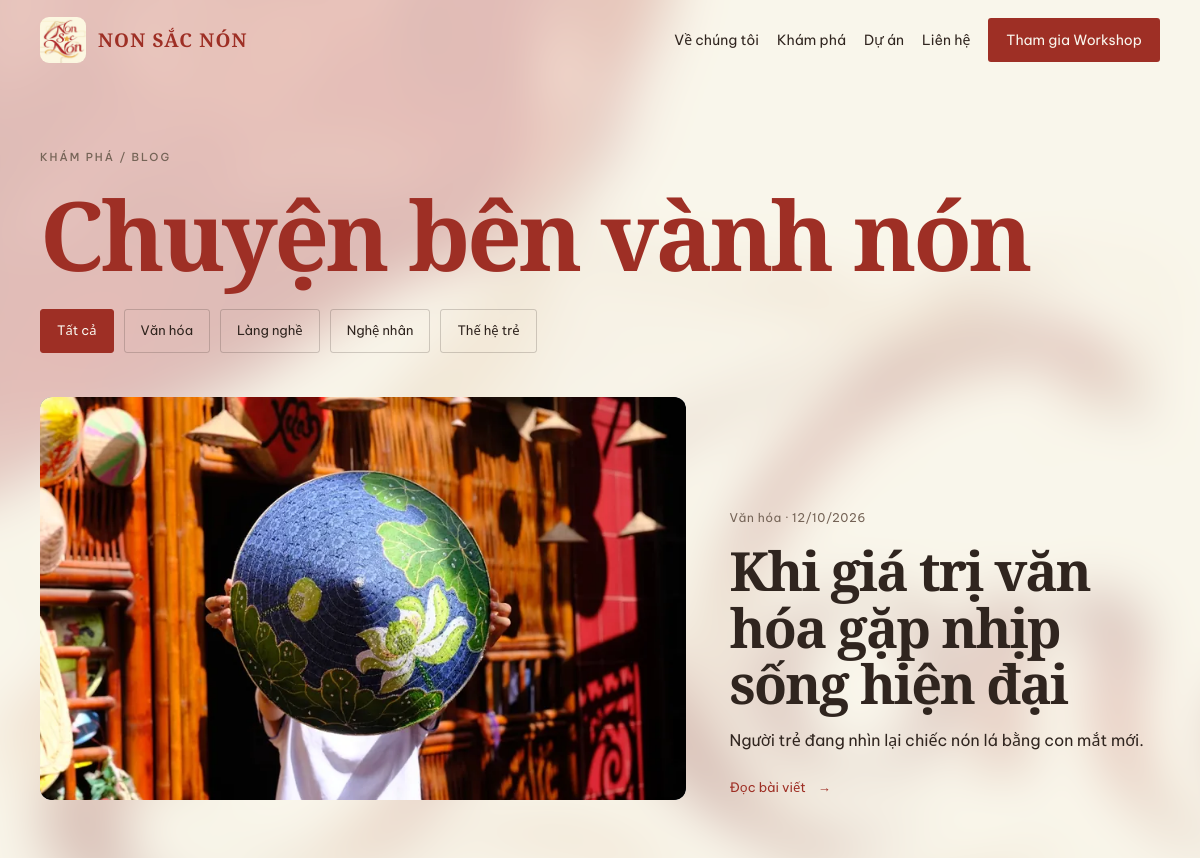
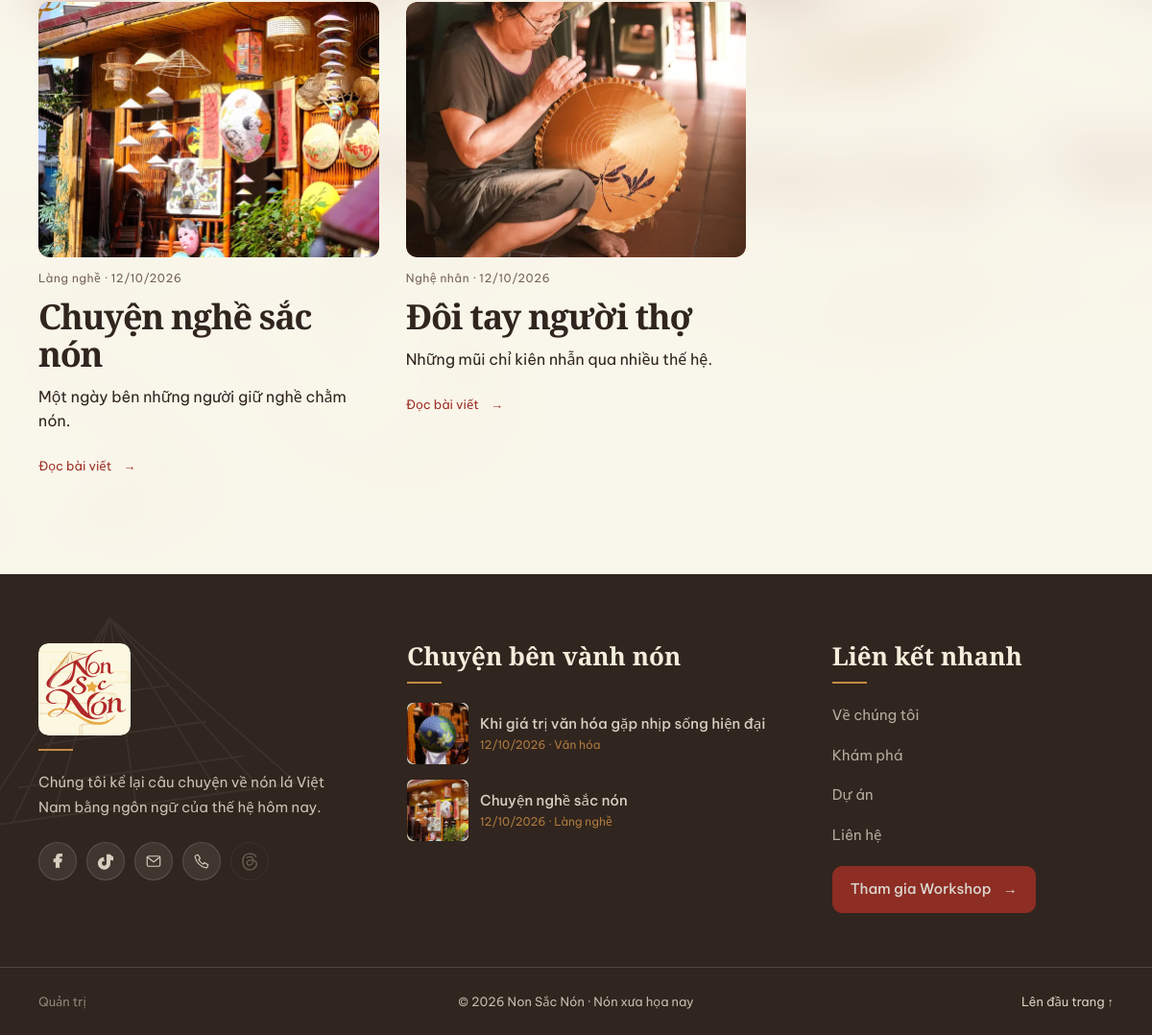
The page /stories.php on the database its author committed (2 pictures, top to bottom).
### tables this page shows
CREATE TABLE IF NOT EXISTS stories(id INT AUTO_INCREMENT PRIMARY KEY,slug VARCHAR(200) NOT NULL UNIQUE,title VARCHAR(220) NOT NULL,category VARCHAR(40) NOT NULL,excerpt VARCHAR(500) NOT NULL DEFAULT '',body MEDIUMTEXT NOT NULL,cover_image VARCHAR(255) NULL,tone VARCHAR(10) NOT NULL DEFAULT 'red',status ENUM('draft','published') NOT NULL DEFAULT 'draft',author_id INT NULL,created_at TIMESTAMP DEFAULT CURRENT_TIMESTAMP);

### includes/db.php (called while the page is built, shortened)
<?php
function e($s){ return htmlspecialchars((string)$s, ENT_QUOTES, 'UTF-8'); }
require_once __DIR__.'/view.php';

### stories.php (the view)
<?php require __DIR__.'/includes/db.php'; $pageTitle='Chuyện bên vành nón – Non Sắc Nón';
$c=$_GET['c']??''; if(!in_array($c,CATS,true)) $c='';
$q=$pdo->prepare("SELECT * FROM stories WHERE status='published' AND (?='' OR category=?) ORDER BY created_at DESC"); $q->execute([$c,$c]); $rows=$q->fetchAll();
include __DIR__.'/includes/header.php'; ?>
<main class="page"><div class="wrap"><p class="eyebrow">Khám phá / Blog</p><h1>Chuyện bên vành nón</h1>
<nav class="gal" aria-label="Lọc theo chủ đề"><a class="chip" href="stories.php"<?= $c===''?' aria-current="true"':'' ?>>Tất cả</a>
<?php foreach(CATS as $k) echo '<a class="chip" href="?c='.urlencode($k).'"'.($k===$c?' aria-current="true"':'').'>'.e($k).'</a>'; ?></nav>
<?php if(!$rows) echo '<p class="note">Chưa có bài viết trong chủ đề này.</p>'; else { $f=array_shift($rows); ?>
<a class="feat" href="story.php?slug=<?= e($f['slug']) ?>"><div class="thumb" style="aspect-ratio:16/10"><?= media($f['cover_image'],$f['tone'],$f['title']) ?></div>
<div><p class="meta"><?= e($f['category']) ?> · <?= e(date('d/m/Y',strtotime($f['created_at']))) ?></p><h2><?= e($f['title']) ?></h2><p><?= e($f['excerpt']) ?></p><span class="story-read">Đọc bài viết <span aria-hidden="true">→</span></span></div></a>
<div class="sgrid"><?php foreach($rows as $r): ?><a href="story.php?slug=<?= e($r['slug']) ?>" style="text-decoration:none"><div class="thumb"><?= media($r['cover_image'],$r['tone'],$r['title']) ?></div>
<p class="meta" style="margin-top:14px"><?= e($r['category']) ?> · <?= e(date('d/m/Y',strtotime($r['created_at']))) ?></p><h2><?= e($r['title']) ?></h2><p><?= e($r['excerpt']) ?></p><span class="story-read">Đọc bài viết <span aria-hidden="true">→</span></span></a><?php endforeach; ?></div><?php } ?>
</div></main><?php include __DIR__.'/includes/footer.php'; ?>

### includes/header.php (shortened to what this page needs)
<?php require_once __DIR__.'/db.php'; $pageTitle = $pageTitle ?? 'Non Sắc Nón'; ?>
<!doctype html><html lang="vi"><head><meta charset="UTF-8"/>
<link rel="stylesheet" href="assets/css/site.css?v=project-excerpt-6"/>
</head><body id="top">
<header id="hd"><div class="wrap"><div class="bar">
<a class="logo brand-logo" href="index.php" aria-label="Non Sắc Nón – Trang chủ">
<img src="assets/img/non-sac-non-logo.jpg?v=2" alt="Logo Non Sắc Nón" width="72" height="72"/>
<span>NON SẮC NÓN</span>
</a>
<nav class="d" aria-label="Chính"><a href="index.php#about-home">Về chúng tôi</a><a href="index.php#chuyen-ben-vanh-non">Khám phá</a><a href="index.php#du-an">Dự án</a><a href="#contact-dialog" data-contact-trigger>Liên hệ</a><a class="cta" href="workshop.php">Tham gia Workshop</a></nav>
<button id="burger" aria-label="Mở menu" aria-expanded="false">☰</button></div>
</div></header>

### includes/view.php (shortened to what this page needs)
<?php
function photo_asset($key,$width=1200){
  $a=PHOTO_ASSETS[$key]??null; if(!$a) return null;
  return ['src'=>'assets/uploads/non-sac-non/'.$a['base'].'-'.$width.'.webp','srcset'=>implode(', ',array_map(function($w)use($a){return 'assets/uploads/non-sac-non/'.$a['base'].'-'.$w.'.webp '.$w.'w';},[800,1200,1600])),'thumb'=>'assets/uploads/non-sac-non/'.$a['base'].'-thumb.webp','alt'=>$a['alt'],'color'=>$a['color']];
}
function picture($asset,$label=null,$class='',$loading='lazy',$position='50% 50%',$sizes='(min-width: 900px) 50vw, 100vw'){
  $alt=$label?:$asset['alt']; $priority=$loading==='eager'?' fetchpriority="high"':'';
  return '<picture class="'.e($class).'" style="background:'.e($asset['color']).';background-position:'.e($position).';display:block"><source type="image/webp" srcset="'.e($asset['srcset']).'" sizes="'.e($sizes).'"><img src="'.e($asset['src']).'" srcset="'.e($asset['srcset']).'" sizes="'.e($sizes).'" alt="'.e($alt).'" width="1200" height="800" loading="'.e($loading).'"'.$priority.' style="width:100%;height:100%;object-fit:cover;object-position:'.e($position).';display:block"></picture>';
}
function story_asset($title,$cover=null){
  if(stripos($title,'hiện đại')!==false) return photo_asset('A2');
  if(stripos($title,'nghề')!==false) return photo_asset('A5');
  if(stripos($title,'thợ')!==false) return photo_asset('A6');
  return photo_asset('A3');
}
function media($img,$tone,$label,$h=300,$loading='lazy'){
  $asset=$img?asset_from_path($img):story_asset($label);
  if($asset) return picture($asset,$label,'media-picture',$loading);
  return picture(photo_asset('A3'),$label,'media-picture',$loading);
}

### includes/footer.php
<?php
$footerStories = [];
if (isset($pdo)) {
  $footerQuery = $pdo->query("SELECT slug,title,category,created_at,cover_image,tone FROM stories WHERE status='published' ORDER BY created_at DESC LIMIT 2");
  $footerStories = $footerQuery->fetchAll();
}
?>
<footer class="site-footer" id="site-footer">
  <div class="footer-art" aria-hidden="true">
    <svg viewBox="0 0 420 300" focusable="false"><path d="M210 28 28 240h364L210 28Z"/><path d="M210 28v212M116 240 210 28l94 212M70 240 210 28l140 212M40 240h340M82 202h256M118 158h184M154 112h112"/></svg>
  </div>
  <div class="wrap footer-grid">
    <section class="footer-brand" aria-labelledby="footer-brand-title">
      <h2 id="footer-brand-title" class="footer-title footer-logo"><img src="assets/img/non-sac-non-logo.jpg?v=2" alt="Logo Non Sắc Nón" width="96" height="96"/></h2>
      <span class="footer-rule" aria-hidden="true"></span>
      <p>Chúng tôi kể lại câu chuyện về nón lá Việt Nam bằng ngôn ngữ của thế hệ hôm nay.</p>
      <div class="footer-social" aria-label="Mạng xã hội">
        <a href="https://web.facebook.com/profile.php?id=61594757066646" target="_blank" rel="noopener noreferrer" aria-label="Facebook Non Sắc Nón" title="Facebook"><svg viewBox="0 0 24 24" aria-hidden="true"><path d="M14 21v-8h3l.5-4H14V7c0-1 .5-2 2-2h2V2h-3c-3 0-5 2-5 5v2H7v4h3v8"/></svg></a>
        <a href="https://www.tiktok.com/@non.sc.nn?_r=1&amp;_t=ZS-9A1UjAeNZW0" target="_blank" rel="noopener noreferrer" aria-label="TikTok Non Sắc Nón" title="TikTok"><svg viewBox="0 0 24 24" aria-hidden="true"><path d="M14 3v12a4 4 0 1 1-4-4H9V7a8 8 0 1 0 9 8V9c1.2.8 2.5 1.2 4 1.2V6a5 5 0 0 1-4-3Z"/></svg></a>
        <a class="footer-social-contact" href="mailto:nonsacnonn@gmail.com" target="_blank" rel="noopener noreferrer" aria-label="Gửi email" aria-describedby="footer-email-tip"><svg viewBox="0 0 24 24" aria-hidden="true" style="fill:none"><rect x="3" y="5" width="18" height="14" rx="2"/><path d="m3 6 9 7 9-7"/></svg><span class="footer-tooltip" id="footer-email-tip" role="tooltip">nonsacnonn@gmail.com</span></a>
        <a class="footer-social-contact" href="tel:0869003861" target="_blank" rel="noopener noreferrer" aria-label="Gọi Ms Gia Linh" aria-describedby="footer-phone-tip"><svg viewBox="0 0 24 24" aria-hidden="true" style="fill:none"><path d="m7 3 3 5-2 2a15 15 0 0 0 6 6l2-2 5 3-1 3c-.3 1-1.5 1.3-2.5 1C10 19 5 14 3 6.5 2.7 5.5 3 4.3 4 4Z"/></svg><span class="footer-tooltip" id="footer-phone-tip" role="tooltip">0869003861 (Ms Gia Linh)</span></a>
        <span class="social-pending" aria-label="Threads: Sẽ cập nhật" title="sẽ cập nhật"><svg viewBox="0 0 24 24" aria-hidden="true"><path d="M19 7c-1-4-10-5-13-1-3 4-2 13 3 15 5 2 11-1 11-6 0-5-11-6-11-1 0 4 8 3 7-4-.4-3-4-4-7-2"/></svg></span>
      </div>
    </section>
    <section class="footer-stories" aria-labelledby="footer-stories-title">
      <h2 id="footer-stories-title" class="footer-title">Chuyện bên vành nón</h2>
      <span class="footer-rule" aria-hidden="true"></span>
      <?php if (!$footerStories): ?>
        <p class="footer-muted">Chưa có bài viết.</p>
      <?php else: foreach ($footerStories as $story): ?>
        <a class="footer-story" href="story.php?slug=<?= e($story['slug']) ?>">
          <span class="footer-story-image"><?= media($story['cover_image'], $story['tone'], $story['title'], 64) ?></span>
          <span class="footer-story-copy"><strong><?= e($story['title']) ?></strong><small><?= e(date('d/m/Y', strtotime($story['created_at']))) ?> · <?= e($story['category']) ?></small></span>
        </a>
      <?php endforeach; endif; ?>
    </section>
    <nav class="footer-links" aria-labelledby="footer-links-title">
      <h2 id="footer-links-title" class="footer-title">Liên kết nhanh</h2>
      <span class="footer-rule" aria-hidden="true"></span>
      <div class="footer-link-list">
        <a href="index.php#about-home">Về chúng tôi</a><a href="index.php#chuyen-ben-vanh-non">Khám phá</a><a href="index.php#du-an">Dự án</a><a href="#contact-dialog" data-contact-trigger>Liên hệ</a><a class="footer-workshop-cta" href="workshop.php">Tham gia Workshop <span aria-hidden="true">→</span></a>
      </div>
    </nav>
  </div>
  <div class="wrap footer-bottom">
    <a class="footer-admin" href="admin/login.php">Quản trị</a>
    <p class="footer-copyright">© 2026 Non Sắc Nón · Nón xưa họa nay</p>
    <a class="footer-top" href="#top">Lên đầu trang ↑</a>
  </div>
</footer>
<script src="assets/js/site.js?v=compact-1"></script></body></html>

### rows shown on the page
stories: category "Văn hóa", created_at "12/10/2026", title "Khi giá trị văn hóa gặp nhịp sống hiện đại", excerpt "Người trẻ đang nhìn lại chiếc nón lá bằng con mắt mới."
stories: shows a picture, category "Làng nghề", created_at "12/10/2026", title "Chuyện nghề sắc nón", excerpt "Một ngày bên những người giữ nghề chằm nón."
stories: shows a picture, category "Nghệ nhân", created_at "12/10/2026", title "Đôi tay người thợ", excerpt "Những mũi chỉ kiên nhẫn qua nhiều thế hệ."

### other values the page prints
$k "Văn hóa"
$k "Làng nghề"
$k "Nghệ nhân"
$k "Thế hệ trẻ"
